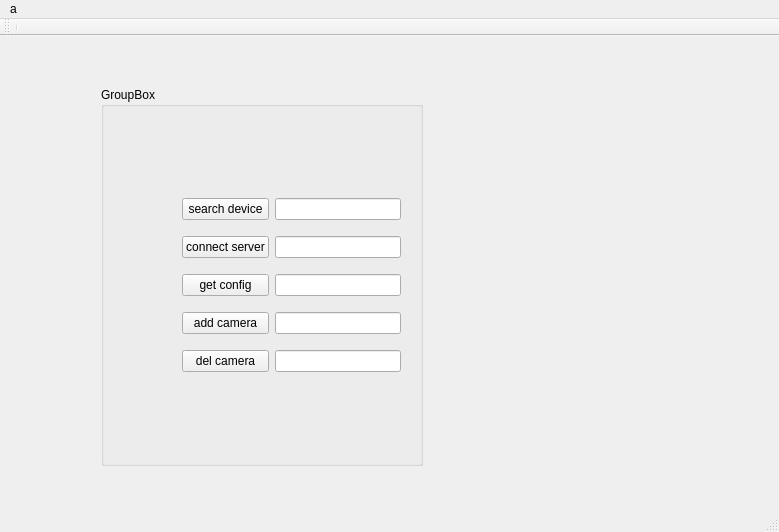
<?xml version="1.0" encoding="UTF-8"?>
<ui version="4.0">
 <class>MainWindow</class>
 <widget class="QMainWindow" name="MainWindow">
  <property name="geometry">
   <rect>
    <x>0</x>
    <y>0</y>
    <width>779</width>
    <height>532</height>
   </rect>
  </property>
  <property name="windowTitle">
   <string>MainWindow</string>
  </property>
  <widget class="QWidget" name="centralWidget">
   <widget class="QWidget" name="horizontalLayoutWidget">
    <property name="geometry">
     <rect>
      <x>90</x>
      <y>40</y>
      <width>671</width>
      <height>401</height>
     </rect>
    </property>
    <layout class="QHBoxLayout" name="horizontalLayout">
     <item>
      <widget class="QGroupBox" name="groupBox">
       <property name="title">
        <string>GroupBox</string>
       </property>
       <widget class="QWidget" name="gridLayoutWidget">
        <property name="geometry">
         <rect>
          <x>70</x>
          <y>90</y>
          <width>241</width>
          <height>219</height>
         </rect>
        </property>
        <layout class="QGridLayout" name="gridLayout">
         <item row="9" column="1">
          <widget class="QPushButton" name="pushButton_del">
           <property name="text">
            <string>del camera</string>
           </property>
          </widget>
         </item>
         <item row="0" column="2">
          <widget class="QLineEdit" name="lineEdit_search"/>
         </item>
         <item row="0" column="1">
          <widget class="QPushButton" name="pushButton_search_device">
           <property name="text">
            <string>search device</string>
           </property>
          </widget>
         </item>
         <item row="7" column="1">
          <widget class="QPushButton" name="pushButton_add">
           <property name="text">
            <string>add camera</string>
           </property>
          </widget>
         </item>
         <item row="4" column="1">
          <widget class="QPushButton" name="pushButton_get_config">
           <property name="text">
            <string>get config</string>
           </property>
          </widget>
         </item>
         <item row="9" column="2">
          <widget class="QLineEdit" name="lineEdit_del"/>
         </item>
         <item row="3" column="1">
          <widget class="QPushButton" name="pushButton_connect_server">
           <property name="text">
            <string>connect server</string>
           </property>
          </widget>
         </item>
         <item row="7" column="2">
          <widget class="QLineEdit" name="lineEdit_add"/>
         </item>
         <item row="3" column="2">
          <widget class="QLineEdit" name="lineEdit_connect"/>
         </item>
         <item row="4" column="2">
          <widget class="QLineEdit" name="lineEdit_get"/>
         </item>
        </layout>
       </widget>
      </widget>
     </item>
     <item>
      <widget class="QWidget" name="widget" native="true">
       <property name="autoFillBackground">
        <bool>false</bool>
       </property>
       <widget class="QWidget" name="gridLayoutWidget_2">
        <property name="geometry">
         <rect>
          <x>40</x>
          <y>40</y>
          <width>251</width>
          <height>181</height>
         </rect>
        </property>
        <layout class="QGridLayout" name="gridLayout_2"/>
       </widget>
      </widget>
     </item>
    </layout>
   </widget>
  </widget>
  <widget class="QMenuBar" name="menuBar">
   <property name="geometry">
    <rect>
     <x>0</x>
     <y>0</y>
     <width>779</width>
     <height>25</height>
    </rect>
   </property>
   <widget class="QMenu" name="menuA">
    <property name="title">
     <string>a</string>
    </property>
    <addaction name="actionFsdfd"/>
   </widget>
   <addaction name="menuA"/>
  </widget>
  <widget class="QToolBar" name="mainToolBar">
   <attribute name="toolBarArea">
    <enum>TopToolBarArea</enum>
   </attribute>
   <attribute name="toolBarBreak">
    <bool>false</bool>
   </attribute>
   <addaction name="separator"/>
  </widget>
  <widget class="QStatusBar" name="statusBar"/>
  <action name="actionFsdfd">
   <property name="text">
    <string>fsdfd</string>
   </property>
  </action>
 </widget>
 <layoutdefault spacing="6" margin="11"/>
 <resources/>
 <connections/>
</ui>
